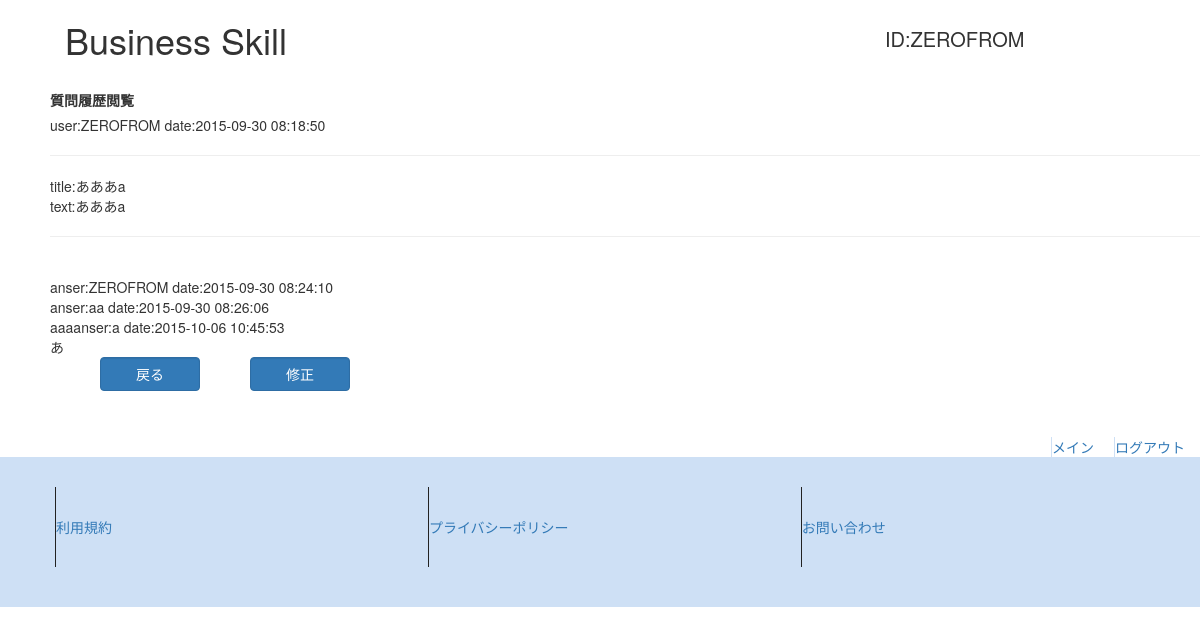
Page /question_history.php?question_id=15&id=ZEROFROM (signed in) on the committed database.
### tables this page shows
CREATE TABLE IF NOT EXISTS `question` (
  `id` int(255) NOT NULL,
  `title` varchar(255) NOT NULL,
  `question` text NOT NULL,
  `date` datetime NOT NULL,
  `user_id` varchar(255) NOT NULL
);

CREATE TABLE IF NOT EXISTS `ans` (
  `id` int(255) NOT NULL,
  `ans` text NOT NULL,
  `ans_user` varchar(255) NOT NULL,
  `date` datetime NOT NULL
);

### require/session.php (called while the page is built, shortened)
<?php
    $id = $_SESSION["id"];
?>

### question_history.php (the view, shortened to what this page needs)
<?php
    require('require/session.php');
    $pdo = new PDO('mysql:dbname=bs;host=localhost', 'root', '');
    $question_id = htmlspecialchars($_GET["question_id"]);
    $stmt = $pdo->prepare("SELECT * FROM question WHERE id='$question_id'");
    $flag = $stmt->execute();
    $view="";
    if($flag==false){
        $view = "SQLエラー（view）";
    }else{
        $result = $stmt->fetch(PDO::FETCH_ASSOC);
        $view .= 'user:'.$result['user_id'].' date:'.$result['date'].'<br><hr>title:'.$result['title'].'<br>text:'.$result['question'].'<br><hr>';
    }
    $stmt_ans = $pdo->prepare("SELECT * FROM ans WHERE id='$question_id'");
    $flag_ans = $stmt_ans->execute();
    $ans="";
    if($flag_ans==false){
        $ans = "SQLエラー（ans）";
    }else{
        while($result_ans = $stmt_ans->fetch(PDO::FETCH_ASSOC)){
            $ans .= 'anser:'.$result_ans['ans_user'].' date:'.$result_ans['date'].'<br>'.$result_ans['ans'];
        }
    }
?>
<?php require('require/header.php'); ?>
<div class="margin_left50">
    <label class="margin_top20">質問履歴閲覧</label>
    <br>
    <?=$view?>
    <br>
    <?=$ans?>
</div>
<a href="history_list.php?id=$user_id"><input type="button" class="form-control btn-primary width100 button_position float_left" value="戻る"></a>
<a href="update.php?id=<?=$id?>&question_id=<?=$question_id?>"><input type="button" class="form-control btn-primary width100 button_position float_left margin_left50" value="修正"></a>
<?php require('require/footer.php'); ?>

### css/style.css (style rules this page uses)
body { max-width: 1280px; width: auto; }
.margin_left50 { margin-left: 50px; }
.margin_top20 { margin-top: 20px; }
.width100 { width:100px; }
.float_left { float:left; }
.button_position { position: relative; left:100px; }

### rows in the picture
question: user "ZEROFROM", date "2015-09-30 08:18:50", title "あああa", question "あああa"
ans: ans_user "ZEROFROM", date "2015-09-30 08:24:10"
ans: ans_user "aa", date "2015-09-30 08:26:06", ans "aaa"
ans: ans_user "a", date "2015-10-06 10:45:53", ans "あ"

### other values in the picture
$id "ZEROFROM"
